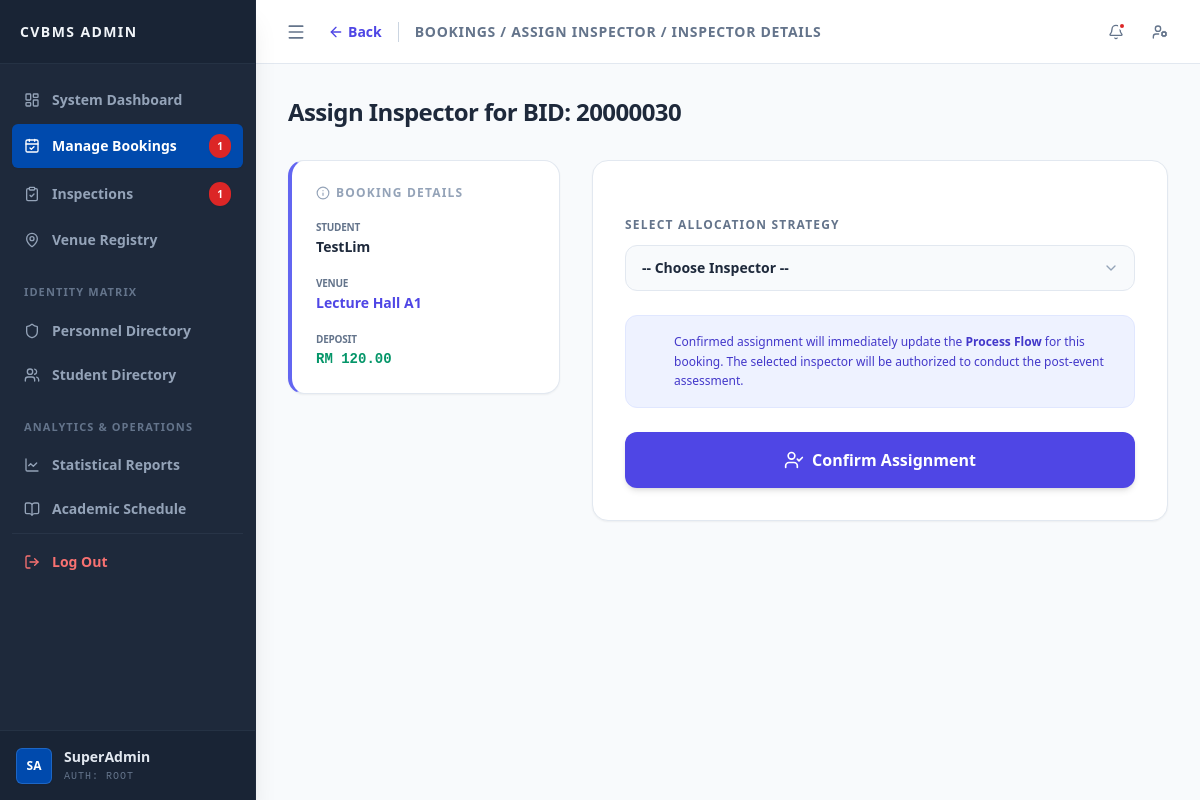
Before: /admin/assign_inspector_detail.php?bid=20000030 (signed in) with the older database file.
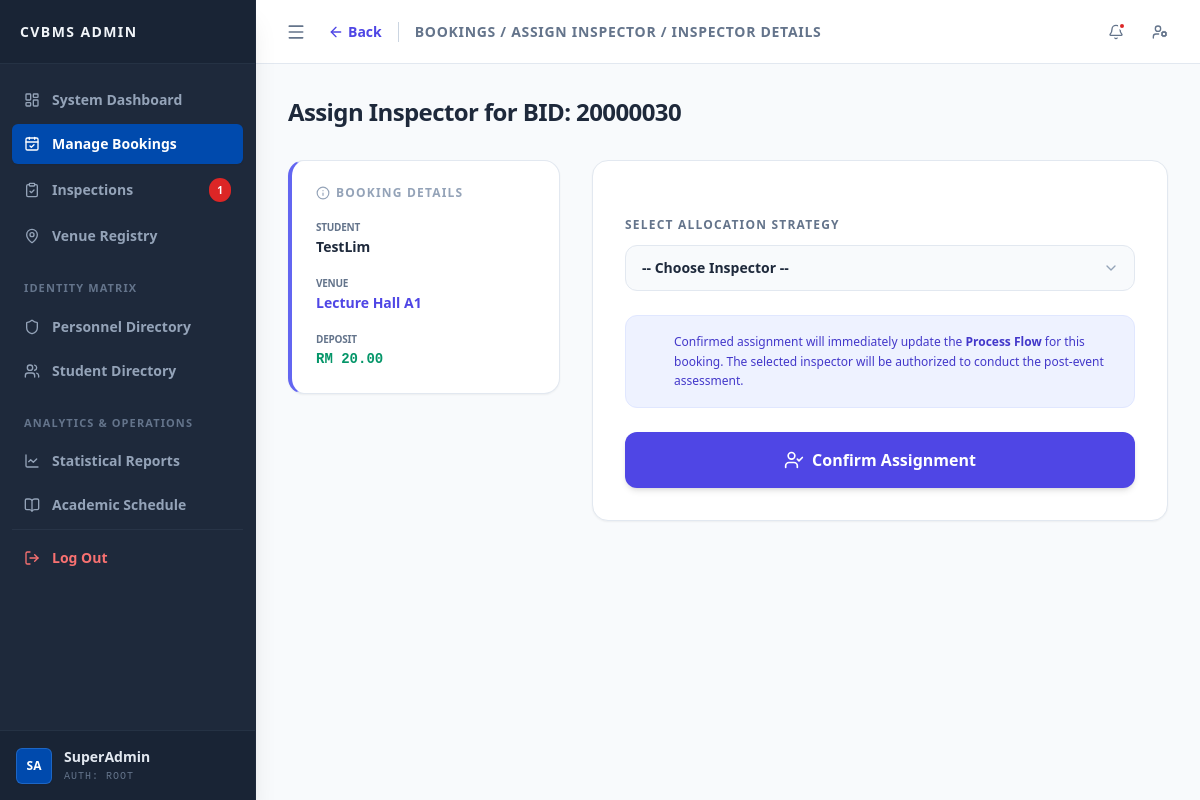
After: the same page with the newer database file.
### tables this page shows
CREATE TABLE `booking` (
  `bid` int(10) UNSIGNED NOT NULL,
  `uid` varchar(15) NOT NULL,
  `vid` varchar(10) NOT NULL,
  `date_booked` date NOT NULL,
  `time_start` time NOT NULL,
  `time_end` time NOT NULL,
  `status` enum('pending','approved','rejected','completed','cancelled') NOT NULL DEFAULT 'pending',
  `payment_status` enum('unpaid','paid','refunded') NOT NULL DEFAULT 'unpaid',
  `payment_due_at` datetime DEFAULT NULL,
  `cancelled_at` datetime DEFAULT NULL,
  `cancel_reason` varchar(255) DEFAULT NULL,
  `transaction_ref` varchar(50) DEFAULT NULL,
  `purpose` varchar(100) NOT NULL,
  `aid` int(10) UNSIGNED DEFAULT NULL,
  `approve_date` datetime DEFAULT NULL,
  `created_at` timestamp NOT NULL DEFAULT current_timestamp()
);

CREATE TABLE `venue` (
  `vid` varchar(10) NOT NULL,
  `vname` varchar(100) NOT NULL,
  `vcid` int(11) NOT NULL,
  `max_cap` int(10) UNSIGNED NOT NULL,
  `deposit` decimal(10,2) UNSIGNED NOT NULL,
  `status` enum('available','maintenance','booked') NOT NULL DEFAULT 'available',
  `description` text NOT NULL
);

CREATE TABLE `user` (
  `uid` varchar(15) NOT NULL,
  `username` varchar(50) NOT NULL,
  `email` varchar(100) NOT NULL,
  `password` varchar(255) NOT NULL,
  `phone_num` varchar(20) NOT NULL,
  `profile_pic` varchar(255) NOT NULL DEFAULT '',
  `outstanding_debt` decimal(10,2) UNSIGNED NOT NULL DEFAULT 0.00,
  `account_status` enum('active','restricted') NOT NULL DEFAULT 'active',
  `created_at` timestamp NOT NULL DEFAULT current_timestamp()
);

### admin/assign_inspector_detail.php (the view, shortened to what the changed rows need)
<?php
require_once '../config/db.php';
$bid = intval($_GET['bid'] ?? 0);
$sql_b = "SELECT b.*, u.username, u.email, v.vname, v.deposit
          FROM booking b
          JOIN user u ON b.uid = u.uid
          JOIN venue v ON b.vid = v.vid
          WHERE b.bid = ?";
$stmt = $conn->prepare($sql_b);
$stmt->bind_param("i", $bid);
$stmt->execute();
$booking = $stmt->get_result()->fetch_assoc();
?>
<!DOCTYPE html>
<html lang="en">
<head>
    <script src="https://cdn.tailwindcss.com"></script>
    <link rel="stylesheet" href="../assets/css/layout.css?v=1.2">
</head>
<body class="bg-slate-50 text-slate-800 font-sans antialiased h-screen flex overflow-hidden">
    <?php include('../includes/admin_sidebar.php'); ?>
    <main class="flex-1 flex flex-col h-screen overflow-hidden relative bg-slate-50">
            <?php
            $topbar_content = '
            <div class="flex items-center">
                <a href="assign_inspector.php" class="text-sm font-bold text-indigo-600 hover:text-indigo-800 flex items-center mr-4 transition-colors">
                    <i data-lucide="arrow-left" class="w-4 h-4 mr-1"></i> Back
                </a>
                <h2 class="text-sm font-bold text-slate-500 uppercase tracking-wider border-l border-slate-300 pl-4">BOOKINGS / ASSIGN INSPECTOR / Inspector Details</h2>
            </div>';
            include('../includes/admin_topbar.php');
            ?>
        <div class="flex-1 overflow-y-auto p-8 scroll-smooth">
            <div class="max-w-4xl mx-auto w-full">
                <div class="mb-8">
                    <h1 class="text-2xl font-extrabold text-slate-800 tracking-tight">Assign Inspector for BID: <?php echo $bid; ?></h1>
                </div>
                <div class="grid grid-cols-1 md:grid-cols-3 gap-8">
                    <div class="md:col-span-1">
                        <div class="bg-white p-6 rounded-2xl shadow-sm border border-slate-200 border-l-4 border-l-indigo-500">
                            <div class="space-y-4 text-sm">
                                <div>
                                    <p class="text-slate-500 text-[10px] font-bold uppercase tracking-tight">Student</p>
                                    <p class="font-bold text-slate-800"><?php echo htmlspecialchars($booking['username']); ?></p>
                                </div>
                                <div>
                                    <p class="text-slate-500 text-[10px] font-bold uppercase tracking-tight">Venue</p>
                                    <p class="font-bold text-indigo-600"><?php echo htmlspecialchars($booking['vname']); ?></p>
                                </div>
                                <div>
                                    <p class="text-slate-500 text-[10px] font-bold uppercase tracking-tight">Deposit</p>
                                    <p class="font-mono font-bold text-emerald-600">RM <?php echo number_format($booking['deposit'], 2); ?></p>
                                </div>
                            </div>
                        </div>
                    </div>
                </div>
            </div>
        </div>
    </main>
</body>
</html>

### includes/admin_sidebar.php (shortened to what the changed rows need)
<?php
$current_page = basename($_SERVER['PHP_SELF']);
if (isset($conn)) {
    $sweep_sql = "
        UPDATE booking
        SET status = 'completed'
        WHERE status = 'approved'
        AND CONCAT(date_booked, ' ', time_end) <= NOW()
    ";
    $conn->query($sweep_sql);
}
$pending_bookings_count = 0;
if (isset($conn)) {
    $sql_bookings_count = "SELECT COUNT(*) FROM booking WHERE status = 'pending' AND payment_status = 'paid'";
    $res_bookings = $conn->query($sql_bookings_count);
    if ($res_bookings) {
        $pending_bookings_count = $res_bookings->fetch_row()[0];
    }
}
?>
<aside id="system-sidebar" class="mmu-sidebar bg-[#1e293b] text-white flex flex-col shadow-xl z-20 shrink-0 border-r border-slate-800">
    <nav class="flex-1 overflow-y-auto py-4 scrollbar-hide">
        <ul class="space-y-1 px-3">
            <li>
                <a href="manage_bookings.php" class="nav-item flex items-center px-3 py-2.5 text-sm font-semibold <?php echo (in_array($current_page, ['manage_bookings.php', 'pending_requests.php', 'assign_inspector.php', 'assign_inspector_detail.php', 'track_bookings.php', 'process_flow.php'])) ? 'bg-cstyle-blue text-white shadow-sm' : 'text-slate-400 hover:bg-slate-800 hover:text-slate-200'; ?> rounded-md transition-all">
                    <i data-lucide="calendar-check" class="w-4 h-4 shrink-0"></i>
                    <span class="ml-3 nav-text">Manage Bookings</span>
                    <?php if ($pending_bookings_count > 0): ?>
                        <span class="ml-auto bg-red-600 text-white text-[10px] font-bold px-2 py-0.5 rounded-full shadow-sm nav-badge"><?php echo $pending_bookings_count; ?></span>
                    <?php endif; ?>
                </a>
            </li>
        </ul>
    </nav>
</aside>

Changed rows visible on the page:
changed booking "TestLim": vid.deposit "120.00" → "20.00"
Other visible differences:
$pending_bookings_count: "1" → (not shown)
